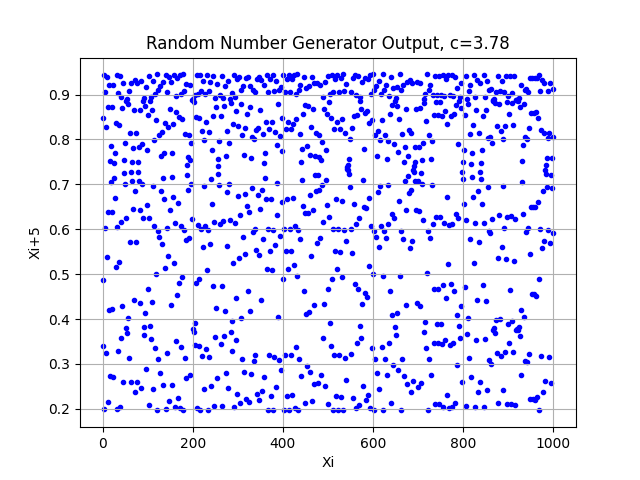
#> input picture unrelated c=3.78.png, 640 x 480 px, given in place of sample-photo-2_imresizer.jpg, which was not available
$ python MAGE3.py
#> lines starting #> are read from the running program, lines starting #| are printed output that depends on the picture; long printed decimals are rounded; pictures that were not available may be replaced by others from this repository, and a replacement may not be noted
import time, math, os
from PIL import Image
import matplotlib.pyplot as plt


# an approximate SVD based on power iterations.

def transpose(A):
    """
    Return the transpose of A (m×n -> n×m).
    Used when we need Aᵀ in the SVD steps.
    """
    return [[A[i][j] for i in range(len(A))] for j in range(len(A[0]))]


def matmul_fast(A, B, block=32):
    """
    Blocked matrix multiply: C = A * B
    - A: m×n, B: n×p
    - Returns m×p matrix
    Block size helps performance on larger matrices (cache locality).
    """
    m, n, p = len(A), len(A[0]), len(B[0])
    C = [[0.0] * p for _ in range(m)]

    # weird-looking loops but they help speed on big data
    for ii in range(0, m, block):
        for kk in range(0, n, block):
            for jj in range(0, p, block):
                for i in range(ii, min(ii + block, m)):
                    for k in range(kk, min(kk + block, n)):
                        aik = A[i][k]  # small micro-optimization
                        for j in range(jj, min(jj + block, p)):
                            C[i][j] += aik * B[k][j]
    return C


def normalize_columns(A):
    """
Normalize columns of A to unit length.
 Important step to keep iterates stable during power iterations.
    """
    m, n = len(A), len(A[0])
    for j in range(n):
        norm = math.sqrt(sum(A[i][j] ** 2 for i in range(m))) + 1e-12
        for i in range(m):
            A[i][j] /= norm
    return A


def gram_schmidt(A):
    """
Classical Gram-Schmidt orthonormalization applied to columns.
     It is not the most stable variant, but paired with normalization
     it works fine in our approximate SVD loop.
    """
    m, n = len(A), len(A[0])
    Q = [[0.0] * n for _ in range(m)]

    for j in range(n):
        # copy column j
        for i in range(m):
            Q[i][j] = A[i][j]

        # subtract projection onto earlier basis vectors
        for k in range(j):
            dot = sum(Q[i][k] * Q[i][j] for i in range(m))
            for i in range(m):
                Q[i][j] -= dot * Q[i][k]

        # normalize the resulting vector
        norm = math.sqrt(sum(Q[i][j] ** 2 for i in range(m))) + 1e-12
        for i in range(m):
            Q[i][j] /= norm

    return Q


def svd_batch_fast(A, k=80, num_iter=10):
    """
Approximate truncated SVD using power iteration on AᵀA.
    A: input matrix (m×n)
     k: number of components to compute
     num_iter: refinement iterations

    Returns: (U, S, Vt) where U is m×k, S is list len k, Vt is k×n
    """
    m, n = len(A), len(A[0])

    # deterministic pseudo-random init (keeps runs reproducible)
    def lcgg(seed):
        a = 1103515245
        c = 12345
        m = 32768
        while True:
            seed = (a * seed + c) % m
            yield seed / m

    # generate n*k random numbers
    rng = lcgg(seed=123)  # any fixed seed for reproducibility
    rand = [next(rng) for _ in range(n * k)]

    # build initial V matrix
    V = [[rand[i * k + j] - 0.5 for j in range(k)] for i in range(n)]

    # normalize first
    V = normalize_columns(V)

    for it in range(num_iter):
        AV = matmul_fast(A, V)
        AtAV = matmul_fast(transpose(A), AV)

        # alternate between normalization and Gram-Schmidt
        if it % 2 == 1:
            V = gram_schmidt(AtAV)
        else:
            V = normalize_columns(AtAV)

    # get U (approx) and S
    AV = matmul_fast(A, V)
    S = []
    for j in range(k):
        col = [AV[i][j] for i in range(m)]
        s = math.sqrt(sum(x * x for x in col))
        S.append(s)

        # normalize columns to form U
        for i in range(m):
            AV[i][j] /= s + 1e-12

    return AV, S, transpose(V)


def reconstruct(U, S, Vt):
    """
     Reconstruct the rank-k approximation: U * diag(S) * Vt.
    Implemented manually for control and to avoid external deps.
    """
    m, n = len(U), len(Vt[0])
    k = len(S)

    out = [[0.0] * n for _ in range(m)]

    for r in range(k):
        for i in range(m):
            ui = U[i][r] * S[r]
            for j in range(n):
                out[i][j] += ui * Vt[r][j]

    return out


#                       SVD + JPEG WORKFLOW

# This section applies the SVD approximation to image channels and
# then encodes the reconstructed image using JPEG for additional
# compression. Keeps final saving as JPEG because pure SVD images
# are large and inconvenient.


def compress_to_jpeg(input_path, k=100, num_iter=8, jpeg_q=50):
    """
    Hybrid compress:
      compute SVD on Red channel
      use same basis for Green & Blue
      reconstruct all channels and save as JPEG
    """
    start_time = time.time()

    img = Image.open(input_path).convert("RGB")
    w, h = img.size
    px = img.load()

    # split channels into 2D lists
    R = [[px[j, i][0] for j in range(w)] for i in range(h)]
    G = [[px[j, i][1] for j in range(w)] for i in range(h)]
    B = [[px[j, i][2] for j in range(w)] for i in range(h)]

    # SVD on red channel only (time-saving approximation)
    U_r, S_r, Vt = svd_batch_fast(R, k=k, num_iter=num_iter)
    V = transpose(Vt)

    # project green and blue onto same subspace
    U_g = matmul_fast(G, V)
    U_b = matmul_fast(B, V)

    # scale by inverse singular values to get coefficients
    inv_sig = [1.0 / (s + 1e-12) for s in S_r]
    for col in range(k):
        for i in range(h):
            U_g[i][col] *= inv_sig[col]
            U_b[i][col] *= inv_sig[col]

    # reconstruct approximations
    Rk = reconstruct(U_r, S_r, Vt)
    Gk = reconstruct(U_g, S_r, Vt)
    Bk = reconstruct(U_b, S_r, Vt)

    # pack into output image (clamp to valid 0..255)
    out = Image.new("RGB", (w, h))
    data = []
    for i in range(h):
        for j in range(w):
            data.append((
                int(max(0, min(255, Rk[i][j]))),
                int(max(0, min(255, Gk[i][j]))),
                int(max(0, min(255, Bk[i][j]))),
            ))
    out.putdata(data)

    # final JPEG write
    jpeg_path = f"svd_output_q{jpeg_q}.jpg"
    out.save(jpeg_path, format="JPEG", quality=jpeg_q, optimize=True, progressive=True)

    runtime = time.time() - start_time
    return jpeg_path, runtime


#                          METRICS
# ================================================================
# Compute standard compression quality metrics:
# Compression Ratio (CR)
#  Mean Squared Error (MSE)
#  Peak Signal-to-Noise Ratio (PSNR)


def compute_metrics(original, compressed):
    """
    Compare original and compressed images and return:
      orig_size, comp_size, CR, mse, psnr
    """
    orig_size = os.path.getsize(original)
    comp_size = os.path.getsize(compressed)

    CR = orig_size / comp_size if comp_size > 0 else float("inf")

    # ensure same size for comparison (use smaller one)
    img1 = Image.open(original).convert("RGB")
    img2 = Image.open(compressed).convert("RGB")
    w = min(img1.width, img2.width)
    h = min(img1.height, img2.height)
    img1 = img1.resize((w, h))
    img2 = img2.resize((w, h))
    p1 = list(img1.getdata())
    p2 = list(img2.getdata())

    # MSE across RGB channels
    mse = sum(
        (a[0] - b[0]) ** 2 + (a[1] - b[1]) ** 2 + (a[2] - b[2]) ** 2
        for a, b in zip(p1, p2)
    ) / (3 * w * h)

    psnr = float("inf") if mse == 0 else 10 * math.log10((255 ** 2) / mse)

    return orig_size, comp_size, CR, mse, psnr


#    VISUAL COMPARISON

def show_comparison(original, jpeg_path, metrics, runtime):
    """
    Display original and compressed images side-by-side and print metrics.
    Simple helper for quick visual checks.
    """
    orig_size, comp_size, CR, mse, psnr = metrics

    print("\n=========== METRICS ===========")
    print(f"Original Size       : {orig_size / 1024:.2f} KB")
    print(f"Compressed Size     : {comp_size / 1024:.2f} KB")
    print(f"Compression Ratio   : {CR:.3f}")
    print(f"MSE                 : {mse:.5f}")
    print(f"PSNR                : {psnr:.2f} dB")
    print(f"Runtime             : {runtime:.3f} s")
    print("================================\n")

    img0 = Image.open(original)
    img1 = Image.open(jpeg_path)

    fig, ax = plt.subplots(1, 2, figsize=(14, 7))

    # show original
    ax[0].imshow(img0)
    ax[0].set_title(f"Original\n{orig_size / 1024:.2f} KB", fontsize=14)
    ax[0].axis("off")

    # show compressed
    ax[1].imshow(img1)
    ax[1].set_title(f"Compressed\n{comp_size / 1024:.2f} KB", fontsize=14)
    ax[1].text(
        0.5, -0.05,
        f"CR={CR:.2f}\nMSE={mse:.6f}\nPSNR={psnr:.2f} dB\nRuntime={runtime:.3f}s",
        ha='center', va='top', fontsize=12, transform=ax[1].transAxes
    )
    ax[1].axis("off")

    plt.subplots_adjust(bottom=0.25)
    plt.show()


#                             MAIN LOOP

# Interactive

def main():
    while True:
        img = "sample-photo-2_imresizer.jpg"

        k = int(input("Enter k (SVD rank): ") or "80")
#> the answer given: 3
        num_iter = 2  # keep small for speed; increase for slightly better accuracy
        jpeg_q = int(input("Enter jpeg_quality (1–95): ") or "50")
#> the answer given: 1

        jpeg_path, runtime = compress_to_jpeg(img, k, num_iter, jpeg_q)
#> in compress_to_jpeg, `R = [[px[j, i][0] for j in range(w)] for i in range(h)]`: R = 480 items
#> in compress_to_jpeg, `U_r, S_r, Vt = svd_batch_fast(R, k=k, num_iter=num_iter)`: U_r = 480 items, first 6: [-0.0499, 0.000129, -0.0313], [-0.0499, 0.000129, -0.0313], [-0.0499, 0.000129, -0.0313], [-0.0499, 0.000129, -0.0313], [-0.0499, 0.000129, -0.0313], [-0.0499, 0.000129, -0.0313]; S_r = [129092.7, 10449.6, 8337.5]; Vt = 3 items
#> in compress_to_jpeg, `V = transpose(Vt)`: V = 640 items, first 6: [-0.0431, 0.00141, 0.0458], [-0.0431, 0.00141, 0.0458], [-0.0431, 0.00141, 0.0458], [-0.0431, 0.00141, 0.0458], [-0.0431, 0.00141, 0.0458], [-0.0431, 0.00141, 0.0458]
#> in compress_to_jpeg, `U_g = matmul_fast(G, V)`: U_g = 480 items, first 6: [-6435.7, 1.35, -260.7], [-6435.7, 1.35, -260.7], [-6435.7, 1.35, -260.7], [-6435.7, 1.35, -260.7], [-6435.7, 1.35, -260.7], [-6435.7, 1.35, -260.7]
#> in compress_to_jpeg, `U_b = matmul_fast(B, V)`: U_b has the same summary as U_g
#> in compress_to_jpeg, `inv_sig = [1.0 / (s + 1e-12) for s in S_r]`: inv_sig = [7.75e-06, 9.57e-05, 0.00012]
#> after the loop in compress_to_jpeg, `for col in range(k):`: U_b has the same summary as U_r; U_g has the same summary as U_r
#> in reconstruct, `m, n = len(U), len(Vt[0])`: m = 480; n = 640
#> in reconstruct, `k = len(S)`: k = 3
#> in reconstruct, `out = [[0.0] * n for _ in range(m)]`: out = 480 items
#> in compress_to_jpeg, `out = Image.new("RGB", (w, h))`: out: PIL image 640x480 RGB; every value is 0
#> after the loop in compress_to_jpeg, `for i in range(h):`: data = 307200 items
#> in compress_to_jpeg, `out.putdata(data)`:
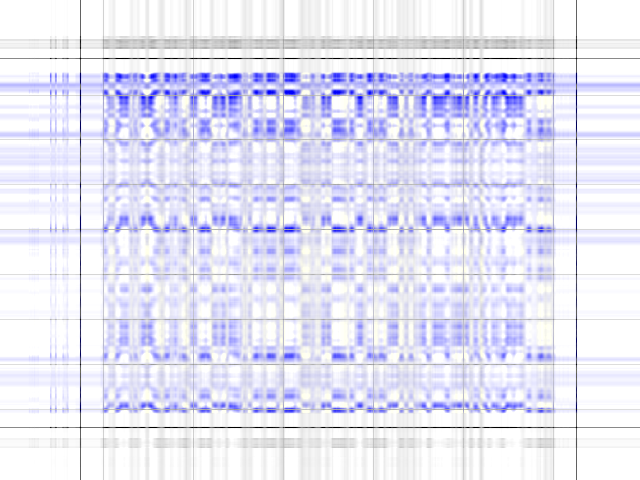
#> out: PIL image 640x480 RGB; mean R, G, B 228.8, 228.8, 245.7
        metrics = compute_metrics(img, jpeg_path)
#> in compute_metrics, `img2 = Image.open(compressed).convert("RGB")`:
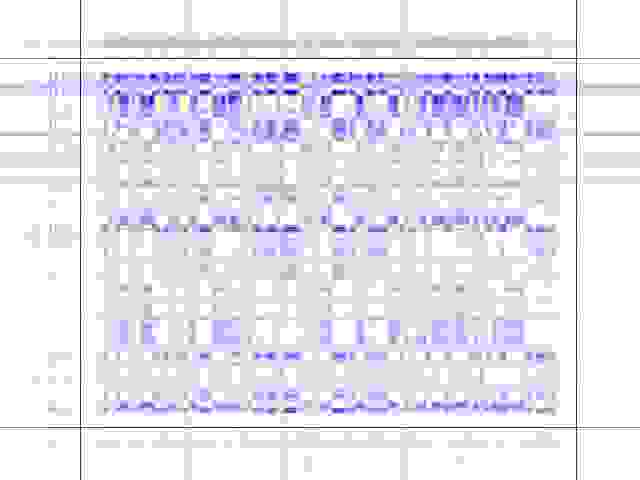
#> img2: PIL image 640x480 RGB; mean R, G, B 231, 229, 238.1
#> in compute_metrics, `mse = sum( (a[0] - b[0]) ** 2 + (a[1] - b[1]) ** 2 + (a[2] - b[2]) ** ..`: mse = 2663.5
#> in compute_metrics, `psnr = float("inf") if mse == 0 else 10 * math.log10((255 ** 2) / mse)`: psnr = 13.88
#> metrics = (42157, 4574, 9.22, 2663.5, 13.88)
        show_comparison(img, jpeg_path, metrics, runtime)
#> in show_comparison, `orig_size, comp_size, CR, mse, psnr = metrics`: orig_size = 42157; comp_size = 4574; CR = 9.22; mse = 2663.5; psnr = 13.88
#| Original Size       : 41.17 KB
#| Compressed Size     : 4.47 KB
#| Compression Ratio   : 9.217
#| MSE                 : 2663.475
#| PSNR                : 13.88 dB
#> in show_comparison, img0 is the input picture: PIL image 640x480 RGBA; mean R, G, B, A 231.3, 231.3, 249.6, 255
#> in show_comparison, `plt.show()`:
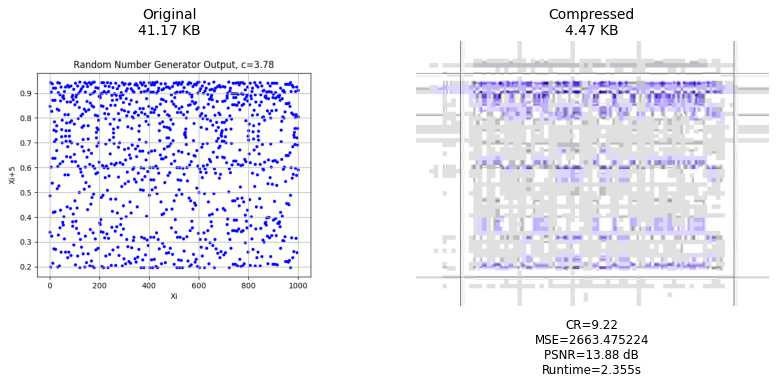
#> figure drawn by matplotlib, 2 panels


if __name__ == "__main__":
#> (the run stopped early here; a loop or call above may not have finished)
